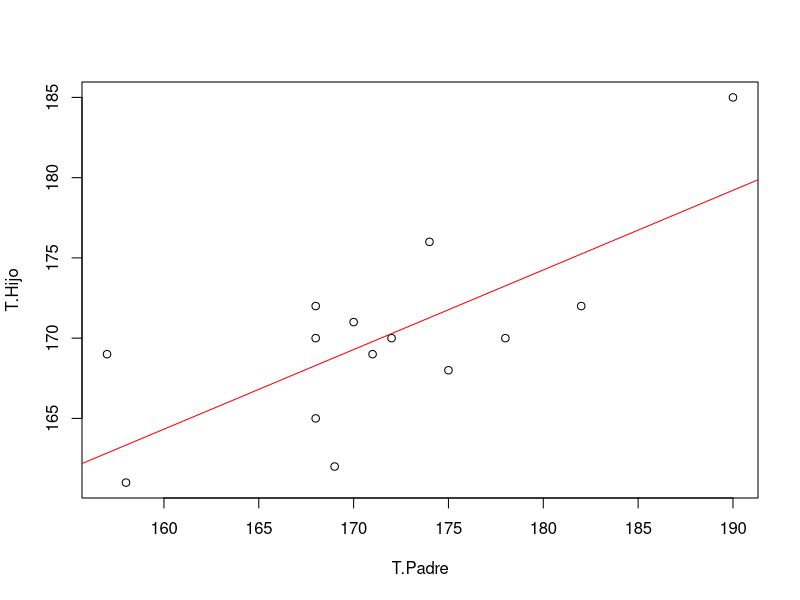
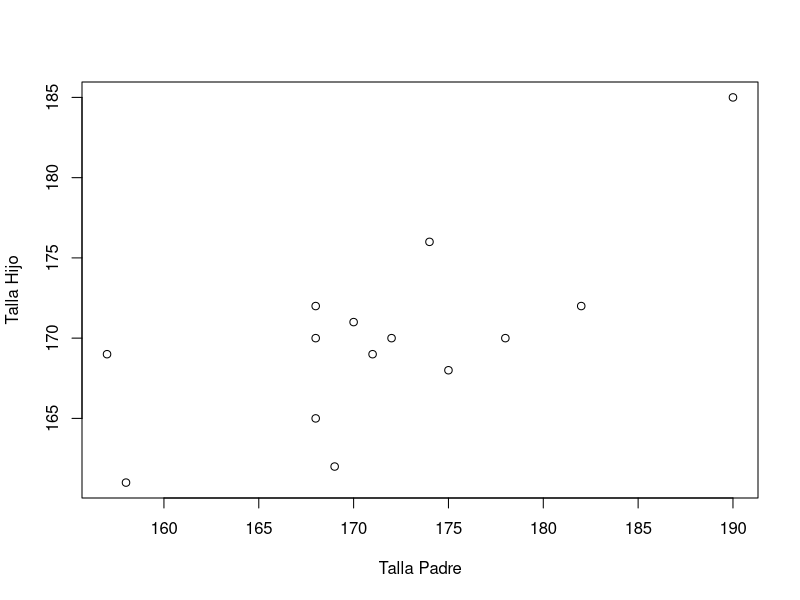

Recreate these plots in R, in order. (Note: this script raises an error after producing the figures.)
# ejercicio clase 2024-07-03

setwd("d:/dev/Estadistica/Bases de datos/")
bd <- readxl::read_excel("Galton1.xlsx")
plot(bd)
m1 <- lm(bd$T.Hijo ~ bd$T.Padre , data = bd ) #variable hijo "Y" explicada por X
abline(lm(bd$T.Hijo ~ bd$T.Padre , data = bd), col = "red")
print(m1)
summary(m1)
anova(m1) # desglose de las sumas cuadradas
?lm
# Coefficients:
#   (Intercept)   bd$T.Padre  
# 84.9550       0.4961 

# Y = 84.9550 + 0.4961 X

#Yi = Beta0 + Beta1*Xi + epsilon

cor(bd$T.Padre, bd$T.Hijo, method ="pearson") #R  coeficiente de correlacion
cor.test(bd$T.Padre, bd$T.Hijo)
?cor
coef_correlacion <- 0.7245802
coef_determinacion <- coef_correlacion^2
print(coef_determinacion)
#El coeficiente de determinación (R²) es aproximadamente 0.525, lo que significa que aproximadamente el 52.5% de la variación en la estatura de los hijos puede explicarse por la variación en la estatura de los padres.

qt(0.025,12)
#-2.178813

plot(bd$T.Padre, bd$T.Hijo, xlab = "Talla Padre", ylab = "Talla Hijo")
tallas <- data.frame(T.Padre = seq(150,200))

#valor medio
ic <- predict(m1, tallas, interval = "confidence")
lines(tallas$T.Padre, ic[,1], lty = 1, col = "black")

#para calcular la probabilidad
pnorm(170, 172.5, 4.202)

#Test
lmtest::bptest(m1)
#BP = 0.034032, df = 1, p-value = 0.8536 > alfa = 0,05
lmtest::dwtest(m1, alt = "t")

setwd("d:/dev/Estadistica/Bases de datos/")
bd <- readxl::read_excel("Regresion1.xlsx", sheet = "Ptje")
cor(bd$NEM, bd$PTJE) #0.8208836
cor(bd$HRS, bd$PTJE) #0.9367613

cor.test(bd$PTJE, bd$NEM) # t = 3.5209
cor.test(bd$PTJE, bd$HRS) #t = 6.5565

# modelos simples
lm(bd$PTJE ~ bd$HRS , data = bd )
lm(bd$PTJE ~ bd$NEM , data = bd )

m2 <- lm(bd$PTJE ~ bd$NEM , data = bd )
summary(m2)
#bd$NEM        0.1655     0.0470   3.521   0.0125 *

m3 <- lm(bd$PTJE ~ bd$HRS , data = bd )
summary(m3)
#bd$HRS        3.7427     0.5708   6.557 0.000603 ***
#para el caso de la variable Hrs tiene mayor R2 , Multiple R-squared:  0.8775

plot(bd$HRS, bd$PTJE)
abline(m3, col = "red")

# Test de valores outlier de Bonferroni
car::outlierTest(m3)
# No Studentized residuals with Bonferroni p < 0.05
# Largest |rstudent|:
#   rstudent unadjusted p-value Bonferroni p
# 4 -2.065432           0.093783      0.75026
#dato 4 es posible anomalia 

#sacando el dato 4
bd_sin_4 <- bd[-4, ]
lm(bd_sin_4$PTJE ~ bd_sin_4$HRS , data = bd_sin_4 )

#dato influyente

summary(influence.measures(m3))
# Potentially influential observations of
# lm(formula = bd$PTJE ~ bd$HRS, data = bd) :
#   
#   dfb.1_ dfb.b$HR dffit cov.r   cook.d hat  
# 2  0.03  -0.06    -0.08  2.01_*  0.00   0.29
# 5  0.22  -0.34    -0.39  2.86_*  0.09   0.52
# 6 -0.33   0.29    -0.34  2.51_*  0.07   0.46

bd$NemLog <- log(bd$NEM)


car::influenceIndexPlot(m3)
